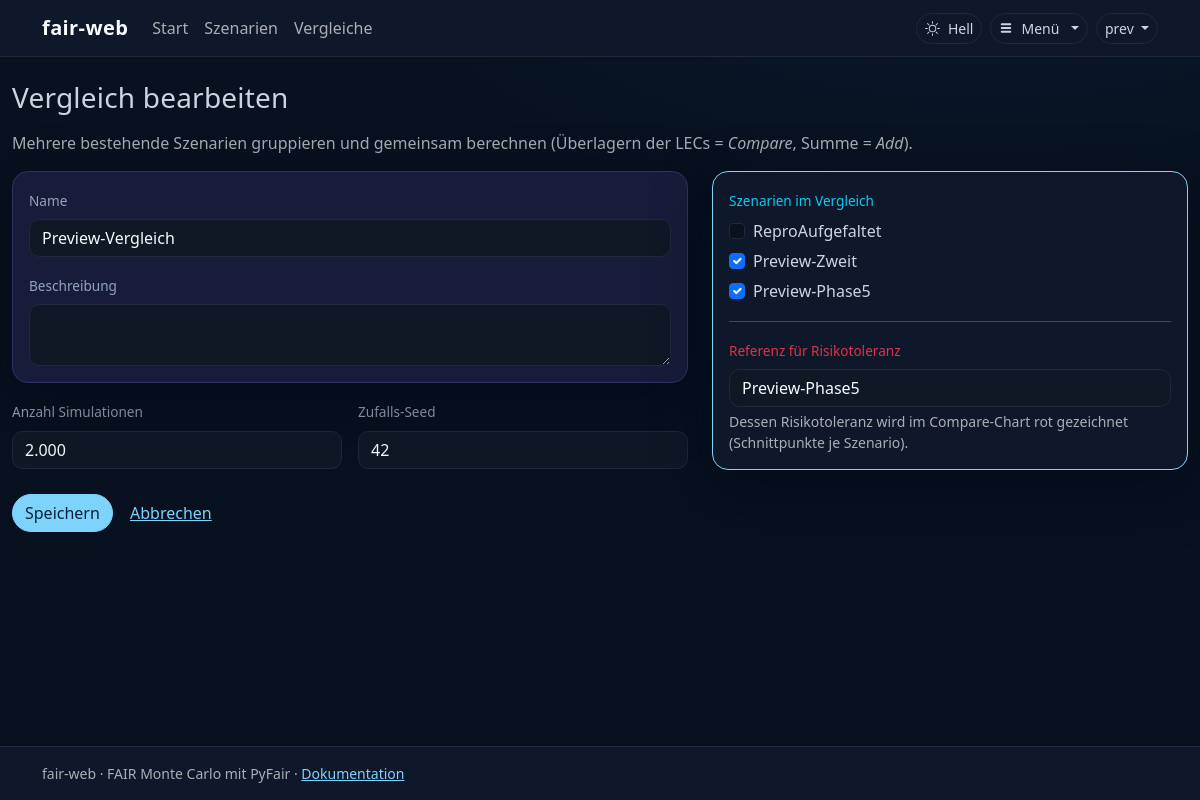
Page /szenarien/vergleich/1/bearbeiten/ (signed in) on the committed database.
### apps/szenarien/models.py (models this page shows, shortened)
class Vergleich(models.Model):
    name = models.CharField("Name", max_length=200)
    beschreibung = models.TextField("Beschreibung", blank=True)
    szenarien = models.ManyToManyField(
        "Szenario", related_name="vergleiche", verbose_name="Szenarien"
    )
    referenz_szenario = models.ForeignKey(
        "Szenario",
        related_name="referenz_fuer",
        on_delete=models.SET_NULL,
        null=True,
        blank=True,
        verbose_name="Referenz-Szenario (Risikotoleranz)",
    )
    n_simulations = models.PositiveIntegerField("Anzahl Simulationen", default=10_000)
    random_seed = models.PositiveIntegerField("Zufalls-Seed", default=42)
    erstellt_am = models.DateTimeField("Erstellt am", auto_now_add=True)
    geaendert_am = models.DateTimeField("Geändert am", auto_now=True)
    class Meta:
        verbose_name = "Vergleich"
        verbose_name_plural = "Vergleiche"
        ordering = ["-geaendert_am"]

class Szenario(models.Model):
    name = models.CharField("Name", max_length=200)
    beschreibung = models.TextField("Beschreibung", blank=True)
    n_simulations = models.PositiveIntegerField("Anzahl Simulationen", default=10_000)
    random_seed = models.PositiveIntegerField("Zufalls-Seed", default=42)
    risikotoleranz = models.JSONField("Risikotoleranz", null=True, blank=True)
    erstellt_am = models.DateTimeField("Erstellt am", auto_now_add=True)
    geaendert_am = models.DateTimeField("Geändert am", auto_now=True)
    class Meta:
        verbose_name = "Szenario"
        verbose_name_plural = "Szenarien"
        ordering = ["-geaendert_am"]
    def __str__(self):
        return self.name
    def schnitt_codes(self):
        return list(self.faktoren.values_list("faktor", flat=True))
    def schnitt_ist_gueltig(self):
        return fair_tree.schnitt_ist_gueltig(self.schnitt_codes())

### apps/szenarien/views.py (the view)
# urls.py: path("vergleich/<int:pk>/bearbeiten/", VergleichUpdateView.as_view(), name="vergleich_update"),
class VergleichUpdateView(PermissionRequiredMixin, _VergleichFormMixin, UpdateView):
    permission_required = "szenarien.change_vergleich"
    raise_exception = True

### apps/admin_bereich/context_processors.py (called while the page is built)
def waehrung(request):
    try:
        from .models import AppKonfiguration
        k = AppKonfiguration.load()
        return {
            "waehrung_symbol": k.symbol,
            "waehrung_locale": k.js_locale,
            "waehrung": k.waehrung,
        }
    except Exception:  # noqa: BLE001
        return {"waehrung_symbol": "€", "waehrung_locale": "de-DE", "waehrung": "EUR"}

### apps/admin_bereich/models.py (called while the page is built)
    @classmethod
    def load(cls):
        obj, _ = cls.objects.get_or_create(pk=1)
        return obj

    @property
    def symbol(self):
        return "$" if self.waehrung == self.Waehrung.USD else "€"

    @property
    def locale_code(self):
        return "en" if self.waehrung == self.Waehrung.USD else "de"

    @property
    def js_locale(self):
        return "en-US" if self.waehrung == self.Waehrung.USD else "de-DE"

### apps/szenarien/fair_tree.py (called while the page is built)
def parent(code):
    return FAIR_NODES[code][2]

def vorfahren(code):
    kette = []
    p = parent(code)
    while p:
        kette.append(p)
        p = parent(p)
    return kette

def schnitt_ist_gueltig(codes):
    codes = set(codes)
    for code in codes:
        if any(v in codes for v in vorfahren(code)):
            return False
    def abgedeckt(code):
        if code in codes:
            return True
        kinder = CHILDREN.get(code)
        if not kinder:
            return False
        return all(abgedeckt(k) for k in kinder)
    return all(abgedeckt(ast) for ast in ROOT_CHILDREN)

### templates/szenarien/vergleich_form.html (shortened to what this page needs)
{% extends "base.html" %}
{% block content %}
<h1 class="h3 mb-3">{% if object %}Vergleich bearbeiten{% else %}Neuer Szenariovergleich{% endif %}</h1>
<p class="text-body-secondary">Mehrere bestehende Szenarien gruppieren und gemeinsam berechnen
   (Überlagern der LECs = <em>Compare</em>, Summe = <em>Add</em>).</p>
<form method="post" novalidate>
    <div class="row g-4">
        <div class="col-lg-7">
            <div class="card card-meta mb-3"><div class="card-body">
                <div class="mb-3">
                    <label class="form-label">Name</label>
                    {{ form.name }}{{ form.name.errors }}
                </div>
                <label class="form-label">Beschreibung</label>
                {{ form.beschreibung }}{{ form.beschreibung.errors }}
            </div></div>
            <div class="row g-3">
                <div class="col-sm-6">
                    <label class="form-label">Anzahl Simulationen</label>
                    {{ form.n_simulations }}{{ form.n_simulations.errors }}
                </div>
                <div class="col-sm-6">
                    <label class="form-label">Zufalls-Seed</label>
                    {{ form.random_seed }}{{ form.random_seed.errors }}
                </div>
            </div>
        </div>
        <div class="col-lg-5">
            <div class="card" style="border:1px solid var(--accent);"><div class="card-body">
                <label class="form-label text-info">Szenarien im Vergleich</label>
                {% if form.szenarien.field.queryset %}
                <div class="d-flex flex-column gap-1">
                    {% for cb in form.szenarien %}
                    <div class="form-check">{{ cb.tag }}
                        <label class="form-check-label" for="{{ cb.id_for_label }}">{{ cb.choice_label }}</label>
                    </div>
                    {% endfor %}
                </div>
                {% else %}
                <p class="text-body-secondary small mb-0">Keine rechenbaren Szenarien vorhanden – erst Szenarien mit gültigem Schnitt anlegen.</p>
                {% endif %}
                <hr class="my-3">
                <label class="form-label text-danger">Referenz für Risikotoleranz</label>
                {{ form.referenz_szenario }}{{ form.referenz_szenario.errors }}
                <div class="form-text">Dessen Risikotoleranz wird im Compare-Chart rot gezeichnet (Schnittpunkte je Szenario).</div>
            </div></div>
        </div>
    </div>
    <div class="mt-4">
        <button type="submit" class="btn btn-primary">Speichern</button>
        <a class="btn btn-link" href="{% url 'szenarien:dashboard' %}">Abbrechen</a>
    </div>
</form>
{% endblock %}

### templates/base.html (shortened to what this page needs)
{% load static %}
<!doctype html>
<html lang="de" data-bs-theme="dark">
<head>
    <link href="https://cdn.jsdelivr.net/npm/bootstrap@5.3.3/dist/css/bootstrap.min.css" rel="stylesheet">
</head>
<body class="d-flex flex-column min-vh-100">
<nav class="navbar navbar-expand-lg bg-body-tertiary border-bottom">
    <div class="container">
        <a class="navbar-brand fw-semibold" href="{% url 'start' %}">fair-web</a>
        <div class="collapse navbar-collapse" id="mainNav">
            <ul class="navbar-nav me-auto">
                <li class="nav-item"><a class="nav-link" href="{% url 'start' %}">Start</a></li>
                <li class="nav-item"><a class="nav-link" href="{% url 'szenarien:dashboard' %}">Szenarien</a></li>
                <li class="nav-item"><a class="nav-link" href="{% url 'szenarien:vergleich_list' %}">Vergleiche</a></li>
            </ul>
            <button type="button" id="theme-toggle" class="btn btn-outline-secondary btn-sm d-flex align-items-center gap-2 me-2"
                    title="Hell/Dunkel umschalten">
                <span class="theme-label"></span>
            </button>
            {% if user.is_authenticated %}
            <div class="dropdown">
                <button class="btn btn-outline-secondary btn-sm dropdown-toggle d-flex align-items-center gap-2"
                        type="button" data-bs-toggle="dropdown" aria-expanded="false">
                    <svg width="14" height="14" viewBox="0 0 16 16" fill="currentColor" aria-hidden="true">
                        <rect x="2" y="2.6" width="12" height="2.2" rx="1"/>
                        <rect x="2" y="6.9" width="12" height="2.2" rx="1"/>
                        <rect x="2" y="11.2" width="12" height="2.2" rx="1"/>
                    </svg>
                    Menü
                </button>
            </div>
            {% endif %}
            {% if user.is_authenticated %}
            <div class="dropdown ms-2">
                <button class="btn btn-outline-secondary btn-sm dropdown-toggle" type="button" data-bs-toggle="dropdown" aria-expanded="false">
                    {{ user.first_name|default:user.get_username }}
                </button>
            </div>
            {% endif %}
        </div>
    </div>
</nav>
<main class="{% block container_class %}container-xxl{% endblock %} py-4 flex-grow-1">
    {% block content %}{% endblock %}
</main>
<footer class="bg-body-tertiary border-top py-3 mt-auto">
    <div class="container small text-body-secondary">
        fair-web &middot; FAIR Monte Carlo mit PyFair &middot;
        <a href="https://fair-web.readthedocs.io/de/latest/" target="_blank" rel="noopener">Dokumentation</a>
    </div>
</footer>
</body>
</html>

### templates/base.html (style rules this page uses)
[data-bs-theme="dark"] { --bg-0:#020617; --bg-1:#07111f; --bg-2:#0f172a; --bg-3:#101826; --txt:#f8fafc; --txt-muted:#cbd5e1; --txt-dim:#94a3b8; --accent:#7dd3fc; --accent-2:#93c5fd; --ok:#86efac; --danger:#f87171; --border:#1e293b; --card-accent-bg:#181c3a; --card-accent-border:#2e3361; --svg-flaeche-bg:#17243c; --body-gradient: radial-gradient(1100px 520px at 82% -12%, #0b1b30 0%, transparent 60%); --card-shadow: 0 18px 60px rgba(2,6,23,.45); --bs-body-bg: var(--bg-1); --bs-body-color: var(--txt-muted); --bs-emphasis-color: var(--txt); --bs-border-color: var(--border); --bs-link-color: var(--accent); --bs-link-hover-color: var(--accent-2); }
body { font-family: Bahnschrift, "Segoe UI", sans-serif; background: var(--body-gradient), var(--bg-1); color: var(--txt-muted); }
h1,h2,h3,h4,h5 { color: var(--txt); letter-spacing:.2px; }
a { color: var(--accent); }
.navbar { background: var(--bg-2) !important; border-bottom:1px solid var(--border) !important; }
.navbar-brand { font-weight:600; letter-spacing:.4px; color: var(--txt); }
.card { background: var(--bg-2); border:1px solid var(--border); border-radius:1rem; box-shadow: var(--card-shadow); }
.btn { border-radius:999px; font-weight:500; }
.btn-primary { --bs-btn-bg: var(--accent); --bs-btn-border-color: var(--accent); --bs-btn-hover-bg: var(--accent-2); --bs-btn-hover-border-color: var(--accent-2); --bs-btn-active-bg: var(--accent-2); --bs-btn-active-border-color: var(--accent-2); --bs-btn-color:#04223a; --bs-btn-hover-color:#04223a; --bs-btn-active-color:#04223a; }
.btn-outline-secondary { --bs-btn-color: var(--txt-muted); --bs-btn-border-color: var(--border); --bs-btn-hover-bg: var(--bg-3); --bs-btn-hover-border-color: var(--accent); --bs-btn-hover-color: var(--txt); }
.form-control, .form-select { background: var(--bg-3); border:1px solid var(--border); color: var(--txt); border-radius:.65rem; }
.form-label { color: var(--txt-dim); font-size:.85rem; }
footer.bg-body-tertiary { background: var(--bg-2) !important; border-top:1px solid var(--border) !important; }
.card-meta, .card-config { background: var(--card-accent-bg); border: 1px solid var(--card-accent-border); }
.theme-icon-dark, .theme-icon-light { display: none; }
[data-bs-theme="dark"] .theme-icon-light { display: inline; }

### rows in the picture
Vergleich: name "Preview-Vergleich", n_simulations "2.000", random_seed "42", referenz_szenario "Preview-Phase5"
Szenario: choice_label "ReproAufgefaltet"
Szenario: choice_label "Preview-Zweit"
Szenario: choice_label "Preview-Phase5"

### other values in the picture
{{ user.first_name|default:user.get_username }} "prev"
